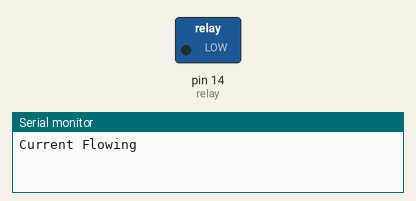
A sketch run on a simulated Arduino Uno, built with avr-gcc and run on an emulated ATmega328P. Shown: switched loads named in the sketch (green lamp = pin HIGH), the last lines printed to the serial monitor.

Above: at 2.5 s.
At 7.5 s:
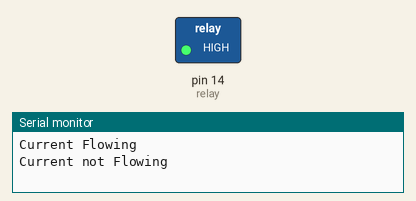
Timing chart, 0 to 13.0 s (numbered marks = the images above):
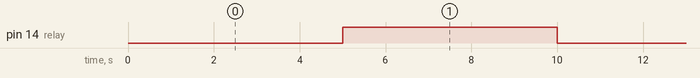

Measured:
- by itself, pin 14 (relay): alternates HIGH for 5.0 s and LOW for 5.0 s

The sketch:

smart_b.ino
```cpp
const int relay = 14;

void setup() {
  Serial.begin(115200);
  pinMode(relay, OUTPUT);
}

void loop() {
  digitalWrite(relay, LOW);
  Serial.println("Current Flowing");
  delay(5000);

  digitalWrite(relay, HIGH);
  Serial.println("Current not Flowing");
  delay(5000);
}
```
